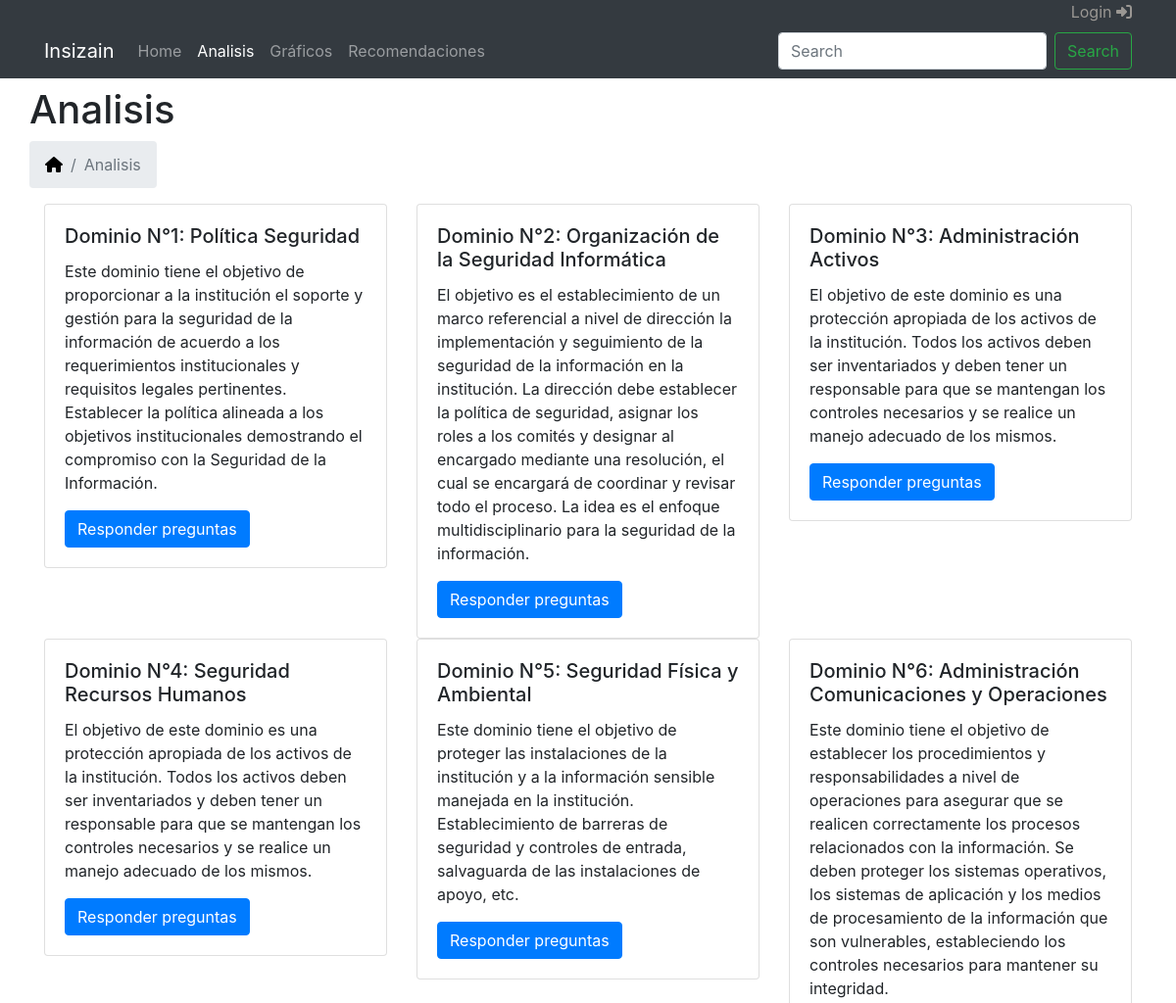
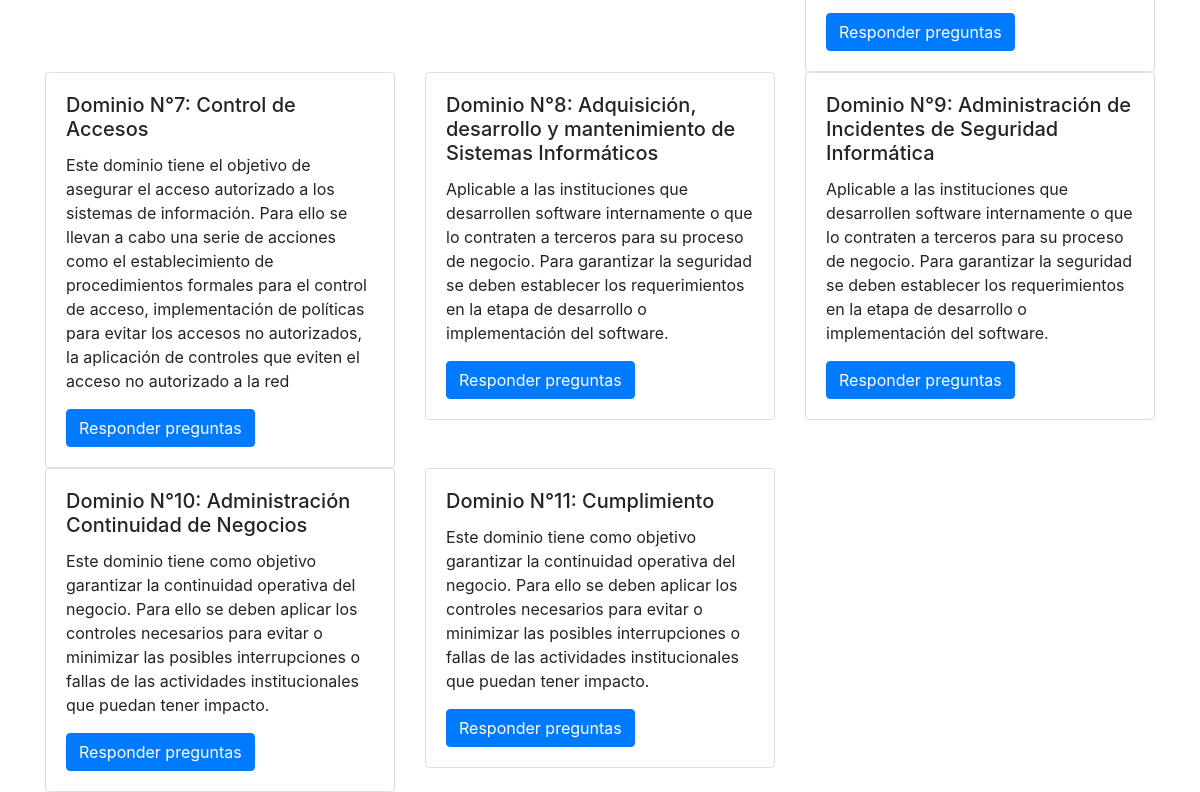
The app's page /analisis/ with its own data (2 pictures, top to bottom).
### ChartsGAP/models.py (models this page shows)
class Dominio(models.Model):
	nombre_dominio = models.CharField(max_length=75)
	porcentaje_cumplimiento = models.PositiveIntegerField(default=0)
	porcentaje_no_cumplimiento = models.PositiveIntegerField(default=0)
	seccion = models.ManyToManyField(Seccion, null=True, blank=True)
	recomendacion = models.ManyToManyField(Recomendacion, null=True, blank=True)
	responsable = models.ForeignKey(Profile, on_delete=models.CASCADE)

### ChartsGAP/views.py (the view)
# urls.py: path('', views.analisis, name='analisis'),
def analisis(request):
	template_name = "analisis.html"
	data = {}
	data['dominios'] = Dominio.objects.all()
	return render(request, template_name, data)

### Logauth/context_processors.py (called while the page is built)
def user_data(request):
	user = request.user
	try:
		data = {
		'name': user.username,
		}
	except AttributeError as e:
		data = {}
	return data

### ChartsGAP/templates/analisis.html (shortened to what this page needs)
{% extends "base.html" %}
{% load bootstrap4 %}
{% block navbar %}
<li class="nav-item">
    <a class="nav-link" href="{% url 'home' %}">Home</a>
</li>
<li class="nav-item active">
    <a class="nav-link" href="{% url 'analisis' %}">Analisis <span class="sr-only">(current)</span></a>
</li>
<li class="nav-item">
    <a class="nav-link" href="{% url 'encuesta' %}">Gráficos</a>
</li>
<li class="nav-item">
    <a class="nav-link" href="{% url 'recomendaciones' %}">Recomendaciones</a>
</li>
{% endblock %}
{% block content_head %}
<h1>Analisis</h1>
{% endblock %}
{% block breadcrumb %}
    <li class="breadcrumb-item"><a href="{% url 'home' %}"><i class="fas fa-home"></i></a></li>
    <li class="breadcrumb-item active" aria-current="page">Analisis</li>
{% endblock %}
{% block content_body %}
	{% for dominio in dominios %}
		<div class='col-4'>
			<div class="card">
				<div class="card-body">
					<h5 class="card-title">Dominio N°{{ dominio.pk }}: {{ dominio.nombre_dominio }} </h5>
					{% if dominio.pk == 1 %}
						<p class="card-text"> Este dominio tiene el objetivo de proporcionar a la institución el soporte y gestión para la seguridad de la información de acuerdo a los requerimientos institucionales y requisitos legales pertinentes. Establecer la política alineada a los objetivos institucionales demostrando el compromiso con la Seguridad de la Información.</p>
						{% if request.user.profile.dominio_uno == True %}
							<p class="card-text">Ya completaste este dominio</p>
						{% else %}
							<a href="{% url 'analisis_uno' request.user.pk %}" class="btn btn-primary">Responder preguntas</a>
						{% endif %}
					{% elif dominio.pk == 2 %}
						<p class="card-text">El objetivo es el establecimiento de un marco referencial a nivel de dirección la implementación y seguimiento de la seguridad de la información en la institución.
						La dirección debe establecer la política de seguridad, asignar los roles a los comités y designar al encargado mediante una resolución, el cual se encargará de coordinar y revisar todo el proceso. La idea es el enfoque multidisciplinario para la seguridad de la información.</p>
						{% if request.user.profile.dominio_dos == True %}
							<p class="card-text">Ya completaste este dominio</p>
						{% else %}
							<a href="{% url 'analisis_dos' request.user.pk %}" class="btn btn-primary">Responder preguntas</a>
						{% endif %}
					{% elif dominio.pk == 3 %}
						<p class="card-text">El objetivo de este dominio es una protección apropiada de los activos de la institución.
							Todos los activos deben ser inventariados y deben tener un responsable para que se mantengan los controles necesarios y se realice un manejo adecuado de los mismos.</p>
						{% if request.user.profile.dominio_tres == True %}
							<p class="card-text">Ya completaste este dominio</p>
						{% else %}
							<a href="{% url 'analisis_tres' request.user.pk %}" class="btn btn-primary">Responder preguntas</a>
						{% endif %}
					{% elif dominio.pk == 4 %}
						<p class="card-text">El objetivo de este dominio es una protección apropiada de los activos de la institución.
						Todos los activos deben ser inventariados y deben tener un responsable para que se mantengan los controles necesarios y se realice un manejo adecuado de los mismos.</p>
						{% if request.user.profile.dominio_cuatro == True %}
							<p class="card-text">Ya completaste este dominio</p>
						{% else %}
							<a href="{% url 'analisis_cuatro' request.user.pk %}" class="btn btn-primary">Responder preguntas</a>
						{% endif %}
					{% elif dominio.pk == 5 %}
						<p class="card-text">Este dominio tiene el objetivo de proteger las instalaciones de la institución y a la información sensible manejada en la institución. Establecimiento de barreras de seguridad y controles de entrada, salvaguarda de las instalaciones de apoyo, etc.</p>
						{% if request.user.profile.dominio_cinco == True %}
							<p class="card-text">Ya completaste este dominio</p>
						{% else %}
							<a href="{% url 'analisis_cinco' request.user.pk %}" class="btn btn-primary">Responder preguntas</a>
						{% endif %}
					{% elif dominio.pk == 6 %}
						<p class="card-text">Este dominio tiene el objetivo de establecer los procedimientos y responsabilidades a nivel de operaciones para asegurar que se realicen correctamente los procesos relacionados con la información.
						Se deben proteger los sistemas operativos, los sistemas de aplicación y los medios de procesamiento de la información que son vulnerables, estableciendo los controles necesarios para mantener su integridad.</p>
						{% if request.user.profile.dominio_seis == True %}
							<p class="card-text">Ya completaste este dominio</p>
						{% else %}
							<a href="{% url 'analisis_seis' request.user.pk %}" class="btn btn-primary">Responder preguntas</a>
						{% endif %}
					{% elif dominio.pk == 7 %}
						<p class="card-text">Este dominio tiene el objetivo de asegurar el acceso autorizado a los sistemas de información.
							Para ello se llevan a cabo una serie de acciones como el establecimiento de procedimientos formales para el control de acceso, implementación de políticas para evitar los accesos no autorizados, la aplicación de controles que eviten el acceso no autorizado a la red</p>
						{% if request.user.profile.dominio_siete == True %}
							<p class="card-text">Ya completaste este dominio</p>
						{% else %}
							<a href="{% url 'analisis_siete' request.user.pk %}" class="btn btn-primary">Responder preguntas</a>
						{% endif %}
					{% elif dominio.pk == 8 %}
						<p class="card-text">Aplicable a las instituciones que desarrollen software internamente o que lo contraten a terceros para su proceso de negocio. Para garantizar la seguridad se deben establecer los requerimientos en la etapa de desarrollo o implementación del software.</p>
						{% if request.user.profile.dominio_ocho == True %}
							<p class="card-text">Ya completaste este dominio</p>
						{% else %}
							<a href="{% url 'analisis_ocho' request.user.pk %}" class="btn btn-primary">Responder preguntas</a>
						{% endif %}
					{% elif dominio.pk == 9 %}
						<p class="card-text">Aplicable a las instituciones que desarrollen software internamente o que lo contraten a terceros para su proceso de negocio. Para garantizar la seguridad se deben establecer los requerimientos en la etapa de desarrollo o implementación del software.</p>
						{% if request.user.profile.dominio_nueve == True %}
							<p class="card-text">Ya completaste este dominio</p>
						{% else %}
							<a href="{% url 'analisis_nueve' request.user.pk %}" class="btn btn-primary">Responder preguntas</a>
						{% endif %}
					{% elif dominio.pk == 10 %}
						<p class="card-text">Este dominio tiene como objetivo garantizar la continuidad operativa del negocio. Para ello se deben aplicar los controles necesarios para evitar o minimizar las posibles interrupciones o fallas de las actividades institucionales que puedan tener impacto.</p>
						{% if request.user.profile.dominio_diez == True %}
							<p class="card-text">Ya completaste este dominio</p>
						{% else %}
							<a href="{% url 'analisis_diez' request.user.pk %}" class="btn btn-primary">Responder preguntas</a>
						{% endif %}
					{% else %}
						<p class="card-text">Este dominio tiene como objetivo garantizar la continuidad operativa del negocio. Para ello se deben aplicar los controles necesarios para evitar o minimizar las posibles interrupciones o fallas de las actividades institucionales que puedan tener impacto.</p>
						{% if request.user.profile.dominio_once == True %}
							<p class="card-text">Ya completaste este dominio</p>
						{% else %}
							<a href="{% url 'analisis_once' request.user.pk %}" class="btn btn-primary">Responder preguntas</a>
						{% endif %}
					{% endif %}
				</div>
			</div>
		</div>
	{% endfor %}
		<div class='col-4'></div>
</div>
{% endblock %}

### ChartsGAP/static/css/chart.css (style rules this page uses)
.breadcrumb a { color: black; }

### records on screen
Dominio: pk "1", nombre_dominio "Política Seguridad", shows "Responder preguntas"
Dominio: pk "2", nombre_dominio "Organización de la Seguridad Informática", shows "Responder preguntas"
Dominio: pk "3", nombre_dominio "Administración Activos", shows "Responder preguntas"
Dominio: pk "4", nombre_dominio "Seguridad Recursos Humanos", shows "Responder preguntas"
Dominio: pk "5", nombre_dominio "Seguridad Física y Ambiental", shows "Responder preguntas"
Dominio: pk "6", nombre_dominio "Administración Comunicaciones y Operaciones", shows "Responder preguntas"
Dominio: pk "7", nombre_dominio "Control de Accesos", shows "Responder preguntas"
Dominio: pk "8", nombre_dominio "Adquisición, desarrollo y mantenimiento de Sistemas Informáticos", shows "Responder preguntas"
Dominio: pk "9", nombre_dominio "Administración de Incidentes de Seguridad Informática", shows "Responder preguntas"
Dominio: pk "10", nombre_dominio "Administración Continuidad de Negocios", shows "Responder preguntas"
Dominio: pk "11", nombre_dominio "Cumplimiento", shows "Responder preguntas"
